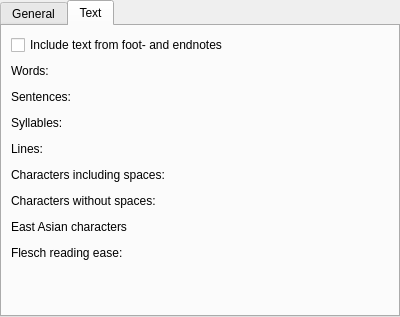
<?xml version="1.0" encoding="UTF-8"?>
<ui version="4.0">
 <class>KWStatistics</class>
 <widget class="QWidget" name="KWStatistics">
  <property name="geometry">
   <rect>
    <x>0</x>
    <y>0</y>
    <width>400</width>
    <height>317</height>
   </rect>
  </property>
  <layout class="QHBoxLayout">
   <property name="margin">
    <number>0</number>
   </property>
   <item>
    <widget class="QTabWidget" name="tabWidget">
     <property name="currentIndex">
      <number>1</number>
     </property>
     <widget class="QWidget" name="tab">
      <attribute name="title">
       <string>General</string>
      </attribute>
      <layout class="QGridLayout">
       <item row="0" column="0">
        <widget class="QLabel" name="label">
         <property name="text">
          <string>Number of pages:</string>
         </property>
        </widget>
       </item>
       <item row="0" column="1">
        <spacer>
         <property name="orientation">
          <enum>Qt::Horizontal</enum>
         </property>
         <property name="sizeHint" stdset="0">
          <size>
           <width>40</width>
           <height>20</height>
          </size>
         </property>
        </spacer>
       </item>
       <item row="0" column="2">
        <widget class="QLabel" name="pages"/>
       </item>
       <item row="1" column="0">
        <widget class="QLabel" name="label_3">
         <property name="text">
          <string>Number of frames:</string>
         </property>
        </widget>
       </item>
       <item row="1" column="1">
        <spacer>
         <property name="orientation">
          <enum>Qt::Horizontal</enum>
         </property>
         <property name="sizeHint" stdset="0">
          <size>
           <width>40</width>
           <height>20</height>
          </size>
         </property>
        </spacer>
       </item>
       <item row="1" column="2">
        <widget class="QLabel" name="frames"/>
       </item>
       <item row="2" column="0">
        <widget class="QLabel" name="label_5">
         <property name="text">
          <string>Number of pictures:</string>
         </property>
        </widget>
       </item>
       <item row="2" column="1">
        <spacer>
         <property name="orientation">
          <enum>Qt::Horizontal</enum>
         </property>
         <property name="sizeHint" stdset="0">
          <size>
           <width>40</width>
           <height>20</height>
          </size>
         </property>
        </spacer>
       </item>
       <item row="2" column="2">
        <widget class="QLabel" name="pictures"/>
       </item>
       <item row="3" column="0">
        <widget class="QLabel" name="label_7">
         <property name="text">
          <string>Number of tables:</string>
         </property>
        </widget>
       </item>
       <item row="3" column="1">
        <spacer>
         <property name="orientation">
          <enum>Qt::Horizontal</enum>
         </property>
         <property name="sizeHint" stdset="0">
          <size>
           <width>40</width>
           <height>20</height>
          </size>
         </property>
        </spacer>
       </item>
       <item row="3" column="2">
        <widget class="QLabel" name="tables"/>
       </item>
       <item row="4" column="0" colspan="3">
        <spacer>
         <property name="orientation">
          <enum>Qt::Vertical</enum>
         </property>
         <property name="sizeHint" stdset="0">
          <size>
           <width>201</width>
           <height>40</height>
          </size>
         </property>
        </spacer>
       </item>
      </layout>
     </widget>
     <widget class="QWidget" name="tab_2">
      <attribute name="title">
       <string>Text</string>
      </attribute>
      <layout class="QGridLayout" name="gridLayout2">
       <item row="0" column="0" colspan="3">
        <widget class="QCheckBox" name="footEndNotes">
         <property name="text">
          <string>Include text from foot- and endnotes</string>
         </property>
        </widget>
       </item>
       <item row="1" column="0">
        <widget class="QLabel" name="label_25">
         <property name="text">
          <string>Words:</string>
         </property>
        </widget>
       </item>
       <item row="1" column="2">
        <spacer>
         <property name="orientation">
          <enum>Qt::Horizontal</enum>
         </property>
         <property name="sizeHint" stdset="0">
          <size>
           <width>40</width>
           <height>20</height>
          </size>
         </property>
        </spacer>
       </item>
       <item row="1" column="3">
        <widget class="QLabel" name="words">
         <property name="alignment">
          <set>Qt::AlignRight|Qt::AlignTrailing|Qt::AlignVCenter</set>
         </property>
        </widget>
       </item>
       <item row="2" column="0">
        <widget class="QLabel" name="label_23">
         <property name="text">
          <string>Sentences:</string>
         </property>
        </widget>
       </item>
       <item row="2" column="2">
        <spacer>
         <property name="orientation">
          <enum>Qt::Horizontal</enum>
         </property>
         <property name="sizeHint" stdset="0">
          <size>
           <width>40</width>
           <height>20</height>
          </size>
         </property>
        </spacer>
       </item>
       <item row="2" column="3">
        <widget class="QLabel" name="sentences">
         <property name="alignment">
          <set>Qt::AlignRight|Qt::AlignTrailing|Qt::AlignVCenter</set>
         </property>
        </widget>
       </item>
       <item row="3" column="0">
        <widget class="QLabel" name="label_15">
         <property name="text">
          <string>Syllables:</string>
         </property>
        </widget>
       </item>
       <item row="3" column="2">
        <spacer>
         <property name="orientation">
          <enum>Qt::Horizontal</enum>
         </property>
         <property name="sizeHint" stdset="0">
          <size>
           <width>40</width>
           <height>20</height>
          </size>
         </property>
        </spacer>
       </item>
       <item row="3" column="3">
        <widget class="QLabel" name="syllables">
         <property name="alignment">
          <set>Qt::AlignRight|Qt::AlignTrailing|Qt::AlignVCenter</set>
         </property>
        </widget>
       </item>
       <item row="4" column="0">
        <widget class="QLabel" name="label_17">
         <property name="text">
          <string>Lines:</string>
         </property>
        </widget>
       </item>
       <item row="4" column="2">
        <spacer>
         <property name="orientation">
          <enum>Qt::Horizontal</enum>
         </property>
         <property name="sizeHint" stdset="0">
          <size>
           <width>40</width>
           <height>20</height>
          </size>
         </property>
        </spacer>
       </item>
       <item row="4" column="3">
        <widget class="QLabel" name="lines">
         <property name="alignment">
          <set>Qt::AlignRight|Qt::AlignTrailing|Qt::AlignVCenter</set>
         </property>
        </widget>
       </item>
       <item row="5" column="0" colspan="2">
        <widget class="QLabel" name="label_19">
         <property name="text">
          <string>Characters including spaces:</string>
         </property>
        </widget>
       </item>
       <item row="5" column="2">
        <spacer>
         <property name="orientation">
          <enum>Qt::Horizontal</enum>
         </property>
         <property name="sizeHint" stdset="0">
          <size>
           <width>40</width>
           <height>20</height>
          </size>
         </property>
        </spacer>
       </item>
       <item row="5" column="3">
        <widget class="QLabel" name="characters">
         <property name="alignment">
          <set>Qt::AlignRight|Qt::AlignTrailing|Qt::AlignVCenter</set>
         </property>
        </widget>
       </item>
       <item row="6" column="0">
        <widget class="QLabel" name="label_20">
         <property name="text">
          <string>Characters without spaces:</string>
         </property>
        </widget>
       </item>
       <item row="6" column="2">
        <spacer>
         <property name="orientation">
          <enum>Qt::Horizontal</enum>
         </property>
         <property name="sizeHint" stdset="0">
          <size>
           <width>40</width>
           <height>20</height>
          </size>
         </property>
        </spacer>
       </item>
       <item row="6" column="3">
        <widget class="QLabel" name="characters2">
         <property name="alignment">
          <set>Qt::AlignRight|Qt::AlignTrailing|Qt::AlignVCenter</set>
         </property>
        </widget>
       </item>
       <item row="7" column="0">
        <widget class="QLabel" name="label_21">
         <property name="text">
          <string>East Asian characters</string>
         </property>
        </widget>
       </item>
       <item row="7" column="2">
        <spacer name="spacer">
         <property name="orientation">
          <enum>Qt::Horizontal</enum>
         </property>
         <property name="sizeHint" stdset="0">
          <size>
           <width>183</width>
           <height>20</height>
          </size>
         </property>
        </spacer>
       </item>
       <item row="7" column="3">
        <widget class="QLabel" name="cjkChars">
         <property name="alignment">
          <set>Qt::AlignRight|Qt::AlignTrailing|Qt::AlignVCenter</set>
         </property>
        </widget>
       </item>
       <item row="8" column="0">
        <widget class="QLabel" name="label_27">
         <property name="text">
          <string>Flesch reading ease:</string>
         </property>
        </widget>
       </item>
       <item row="8" column="2">
        <spacer>
         <property name="orientation">
          <enum>Qt::Horizontal</enum>
         </property>
         <property name="sizeHint" stdset="0">
          <size>
           <width>40</width>
           <height>20</height>
          </size>
         </property>
        </spacer>
       </item>
       <item row="8" column="3">
        <widget class="QLabel" name="flesch">
         <property name="alignment">
          <set>Qt::AlignRight|Qt::AlignTrailing|Qt::AlignVCenter</set>
         </property>
        </widget>
       </item>
       <item row="9" column="2">
        <spacer>
         <property name="orientation">
          <enum>Qt::Vertical</enum>
         </property>
         <property name="sizeHint" stdset="0">
          <size>
           <width>20</width>
           <height>40</height>
          </size>
         </property>
        </spacer>
       </item>
      </layout>
     </widget>
    </widget>
   </item>
  </layout>
 </widget>
 <resources/>
 <connections/>
</ui>
